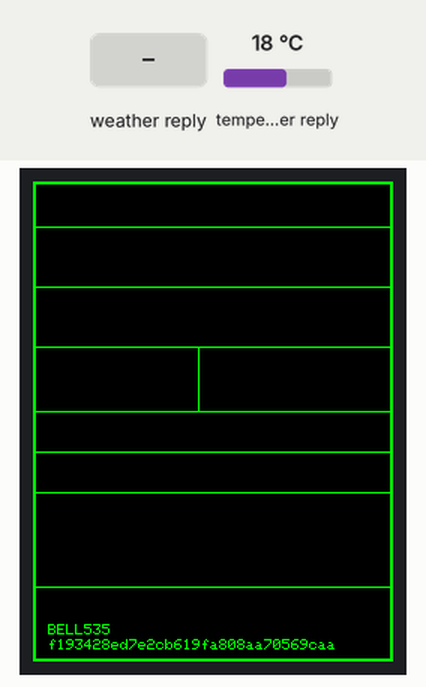
Recording of a sketch running on a simulated ESP8266 (NodeMCU). Parts: 240×320 colour display. The test bench sets the inputs (shaded band); at power-on: temperature in the weather reply 18 °C. WiFi joins after 1.5 s; servers stay silent unless stated; network time is answered at once with the bench clock; the local clock reads 2024-03-15 10:24:30 at power-on unless the sketch sets it; web services answer with replies made up by the test bench; what the sketch prints to the serial monitor is not drawn.

Above: at 4.4 s.
4.5 s: weather in the web reply set to Clear
At 6.2 s:
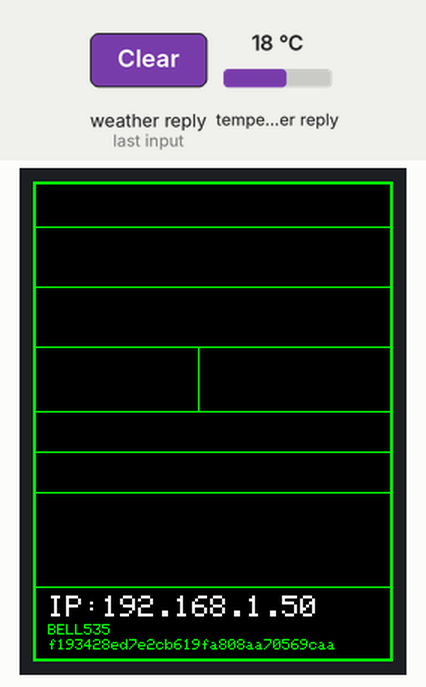
At 8.3 s:
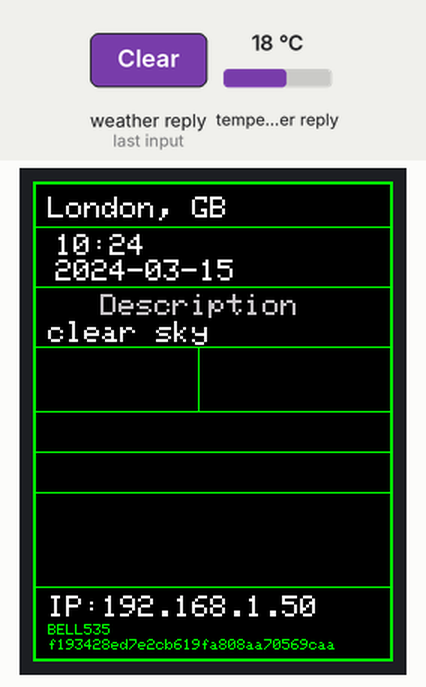
Timing chart, 0 to 9.8 s (numbered marks = the images above; inputs shaded):
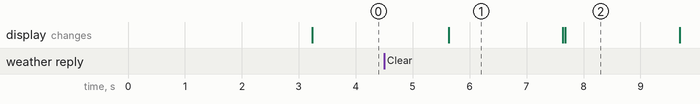

The sketch:

weather_station.ino
```cpp
// Simple esp8266 Weather Station

#include <ESP8266WiFi.h>
#include <ArduinoJson.h>
#include <Wire.h>
#include <Adafruit_ILI9341.h>
#include <SPI.h>
#include "Adafruit_GFX.h"
#include <WiFiUdp.h>                          // Library to send and receive UDP messages
#include <WiFiClient.h>
#include <NTPClient.h>


#define TFT_DC 0
#define TFT_CS 15

// Use hardware SPI (on Uno, #13, #12, #11) and the above for CS/DC
Adafruit_ILI9341 tft = Adafruit_ILI9341(TFT_CS, TFT_DC);


#define TFT_GREY        0x5AEB
#define TFT_BLACK       0x0000
#define TFT_NAVY        0x000F
#define TFT_DARKGREEN   0x03E0
#define TFT_DARKCYAN    0x03EF
#define TFT_MAROON      0x7800
#define TFT_PURPLE      0x780F
#define TFT_OLIVE       0x7BE0
#define TFT_LIGHTGREY   0xC618
#define TFT_DARKGREY    0x7BEF
#define TFT_BLUE        0x001F
#define TFT_GREEN       0x07E0
#define TFT_CYAN        0x07FF
#define TFT_RED         0xF800
#define TFT_MAGENTA     0xF81F
#define TFT_YELLOW      0xFFE0
#define TFT_WHITE       0xFFFF
#define TFT_ORANGE      0xFDA0
#define TFT_GREENYELLOW 0xB7E0
#define TFT_PINK        0xFC9F

// Don't change!!!
#define TFT_DC  D3
#define TFT_CS  D8
#define TFT_MOSI D7
#define TFT_SCK D5
//#define TFT_RST D4


const char* ssid     = "BELL535";                 // SSID of local network
const char* password = "D75C997F6127";                    // Password on network
String APIKEY = "f193428ed7e2cb619fa808aa70569caa";
String CityID = "6183235";                                 //Your City ID

int TimeZone = -5;// GMT +1
const long utcOffsetInSeconds = -18000;


WiFiClient client;
char servername[]="api.openweathermap.org";              // remote server we will connect to
String result;

WiFiUDP ntpUDP;
NTPClient timeClient(ntpUDP, "pool.ntp.org", utcOffsetInSeconds);

String getTime(){
  timeClient.update();
  String timeS = timeClient.getFormattedTime();
  int length = timeS.length();
  return timeS.substring(length-8,length-3);
}

String getDate(){
  String date_time = timeClient.getFormattedDate();
  int index_date = date_time.indexOf("T");
  String date = date_time.substring(0, index_date);
  return date;
}

int  counter = 10;

String weatherDescription ="";
String weatherLocation = "";
String Country;
float Temperature;
float Humidity;
float Pressure;
int Sunrise;
int Sunset;
float Speed;
float Temp_min;
float Temp_max;
float Visibility;
float Wind_angle;


void setup()
{
    Serial.begin(115200);
    int cursorPosition=0;
    tft.begin();
    tft.fillScreen(TFT_BLACK );
    tft.setRotation(0); //2
    tft.setTextWrap(0);
    tft.setTextSize(2);
    tft.setTextColor(TFT_WHITE, TFT_BLACK);

    tft.drawRect(0,0,240,320,TFT_GREEN);
    tft.drawRect(1,1,238,318,TFT_GREEN);
    tft.drawLine(2,30,240,30, TFT_GREEN);
    tft.drawLine(2,70,240,70, TFT_GREEN);
    tft.drawLine(2,110,240,110, TFT_GREEN);
    tft.drawLine(2,153,240,153, TFT_GREEN);
    tft.drawLine(110,110,110,152, TFT_GREEN);//
    tft.drawLine(2,180,240,180, TFT_GREEN);
    tft.drawLine(2,207,240,207, TFT_GREEN);
    tft.drawLine(2,270,240,270, TFT_GREEN);


    tft.setCursor(10,10);
    Serial.println("Connecting");
    WiFi.begin(ssid, password);

    while (WiFi.status() != WL_CONNECTED) {
          delay(1000);
    }
    delay(1000);
}

void loop(){
    if(counter == 10){
        counter = 0;
        displayGettingData();
        delay(1000);
        getWeatherData();
        delay(1000);
      }
      else {
        counter++;
        displayWeather(weatherLocation,weatherDescription);
         delay(1000);
        displayConditions(Temperature,Humidity,Pressure);
        delay(1000);
        displayWindSpeed(Speed , Temp_min , Temp_max, Visibility, Wind_angle);
        delay(1000);
   }
}

void getWeatherData(){
    if (client.connect(servername, 80)){                                         //starts client connection, checks for connection
          client.println("GET /data/2.5/weather?id="+CityID+"&units=metric&APPID="+APIKEY);
          client.println("Host: api.openweathermap.org");
          client.println("User-Agent: ArduinoWiFi/1.1");
          client.println("Connection: close");
          client.println();
        }
     else {
          Serial.println("connection failed");        //error message if no client connect
          Serial.println();
        }

    while(client.connected() && !client.available())
      delay(1);                                          //waits for data
    while (client.connected() || client.available()){                                             //connected or data available
        char c = client.read();                     //gets byte from ethernet buffer
        result = result+c;
        }

    client.stop();                                      //stop client
    result.replace('[', ' ');
    result.replace(']', ' ');
    Serial.println(result);
    char jsonArray [result.length()+1];
    result.toCharArray(jsonArray,sizeof(jsonArray));
    jsonArray[result.length() + 1] = '\0';
    StaticJsonBuffer<1024> json_buf;
    JsonObject &root = json_buf.parseObject(jsonArray);

    if (!root.success())
    {
      Serial.println("parseObject() failed");
    }

    String location = root["name"];
    String country = root["sys"]["country"];
    float temperature = root["main"]["temp"];
    float humidity = root["main"]["humidity"];
    String weather = root["weather"]["main"];
    String description = root["weather"]["description"];
    float pressure = root["main"]["pressure"];
    float sunrise = root["sys"]["sunrise"];
    float sunset = root["sys"]["sunset"];
    float temp_min = root["main"]["temp_min"];
    float temp_max = root["main"]["temp_max"];
    float speed = root["wind"]["speed"];
    float visibility = root["visibility"];
    float wind_angle = root["wind"]["deg"];
    weatherDescription = description;
    weatherLocation = location;
    Country = country;
    Temperature = temperature;
    Humidity = humidity;
    Pressure = pressure;
    Sunrise = sunrise;
    Sunset = sunset;
    Speed = speed;
    Temp_min = temp_min;
    Temp_max = temp_max;
    Visibility = visibility;
    Wind_angle = wind_angle;


    tft.setTextSize(2);
    tft.setTextColor(TFT_WHITE, TFT_BLACK);
    tft.setCursor(10,276);
    tft.print("IP:");
    tft.print(WiFi.localIP());


    delay(1000);
}


void displayWeather(String location,String description)
{
    tft.setTextSize(2);
    tft.setTextColor(TFT_WHITE, TFT_BLACK);
    tft.setCursor(10,10);
    tft.print(location);
    tft.print(", ");
    tft.print(Country);
    tft.setCursor(15,35);
    tft.print(getTime());
    tft.setCursor(15,52);
    tft.print(getDate());
    tft.setCursor(10,93);
    tft.print(description);

    tft.setTextSize(2);
    tft.setTextColor(TFT_LIGHTGREY, TFT_BLACK);
    tft.setCursor(45,75);
    tft.print("Description");
    delay(1000);
}

    void displayConditions(float Temperature,float Humidity, float Pressure)
    {
    tft.setTextSize(2);
    tft.setTextColor(TFT_YELLOW, TFT_BLACK);
    tft.setCursor(30,115);//Printing Temperature
    tft.print("Temp");

    tft.setTextSize(2);
    tft.setTextColor(TFT_YELLOW, TFT_BLACK);
    tft.setCursor(20,133);//Printing Temperature
    tft.print(Temperature,1);
    tft.print(char(247));
    tft.print("C ");

    tft.setCursor(120,115);
    tft.setTextSize(2);
    tft.setTextColor(TFT_BLUE, TFT_BLACK);
    tft.print("Humidity"); //Printing Humidity

    tft.setCursor(145,133);
    tft.setTextSize(2);
    tft.setTextColor(TFT_BLUE, TFT_BLACK);
    tft.print(Humidity,1);
    tft.print(" %");

    tft.setTextSize(2);
    tft.setTextColor(TFT_CYAN, TFT_BLACK);
    tft.setCursor(10,160);                     //Printing Pressure
    tft.print("P: ");
    tft.print(Pressure,1);
    tft.print(" hPa");
    delay(1000);
    }

    void displayGettingData()
    {

    tft.setTextSize(1);
    tft.setCursor(10,295);
    tft.setTextColor(TFT_GREEN, TFT_BLACK);
    tft.print(ssid);


    tft.setTextSize(1);
    tft.setCursor(10,305);
    tft.setTextColor(TFT_GREEN, TFT_BLACK);
    tft.print(APIKEY);
    delay(1000);
}

void displayWindSpeed(float Speed , float Temp_min, float Temp_max , float Visibility , float Wind_angle)
{
    tft.setTextSize(2);
    tft.setCursor(10,187);
    tft.setTextColor(TFT_ORANGE, TFT_BLACK);
    tft.print("Wind:");

    tft.setTextSize(2);
    tft.setCursor(95,187);
    tft.setTextColor(TFT_ORANGE, TFT_BLACK);
    tft.print(Speed,1);

    tft.setTextSize(2);
    tft.setCursor(160,187);
    tft.setTextColor(TFT_ORANGE, TFT_BLACK);
    tft.print("m/s");

    tft.setTextSize(2);
    tft.setCursor(10,210);
    tft.setTextColor(TFT_BLUE, TFT_BLACK);
    tft.print("Tmin:");
    tft.print(Temp_min);
    tft.print(char(247));
    tft.print("C");

    tft.setTextSize(2);
    tft.setCursor(10,231);
    tft.setTextColor(TFT_RED, TFT_BLACK);
    tft.print("Tmax:");
    tft.print(Temp_max);
    tft.print(char(247));
    tft.print("C");

    tft.setTextSize(2);
    tft.setCursor(10,252);
    tft.setTextColor(TFT_MAGENTA, TFT_BLACK);
    tft.print("Vis:");
    tft.print(Visibility,0);
    tft.print(" meters");

    tft.setTextSize(2);
    tft.setCursor(165,210);
    tft.setTextColor(TFT_ORANGE, TFT_BLACK);
    tft.print("Angle");

    tft.setTextSize(2);
    tft.setCursor(170,231);
    tft.setTextColor(TFT_ORANGE, TFT_BLACK);
    tft.print(Wind_angle,0);
    tft.print(char(247));

    delay(1000);
}
```

Measured:
- after the input at 4.5 s, the display: first differs from a run without the input after 3.2 s (image 2)
- what the display in image 1 shows lasts 2.0 s, from 5.6 s to 7.6 s
